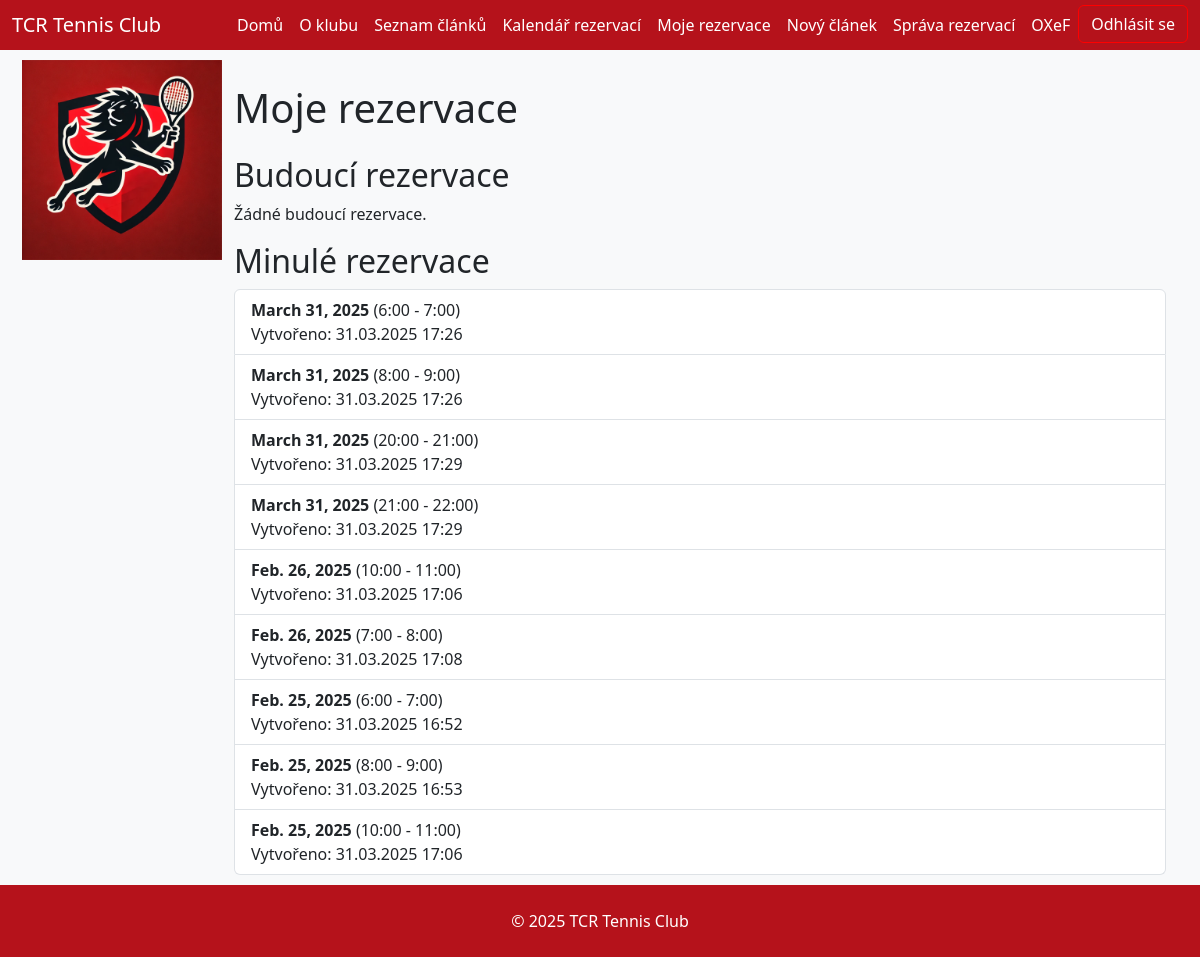
The page /reservation/my_reservations/ (signed in) on the database as committed earlier.
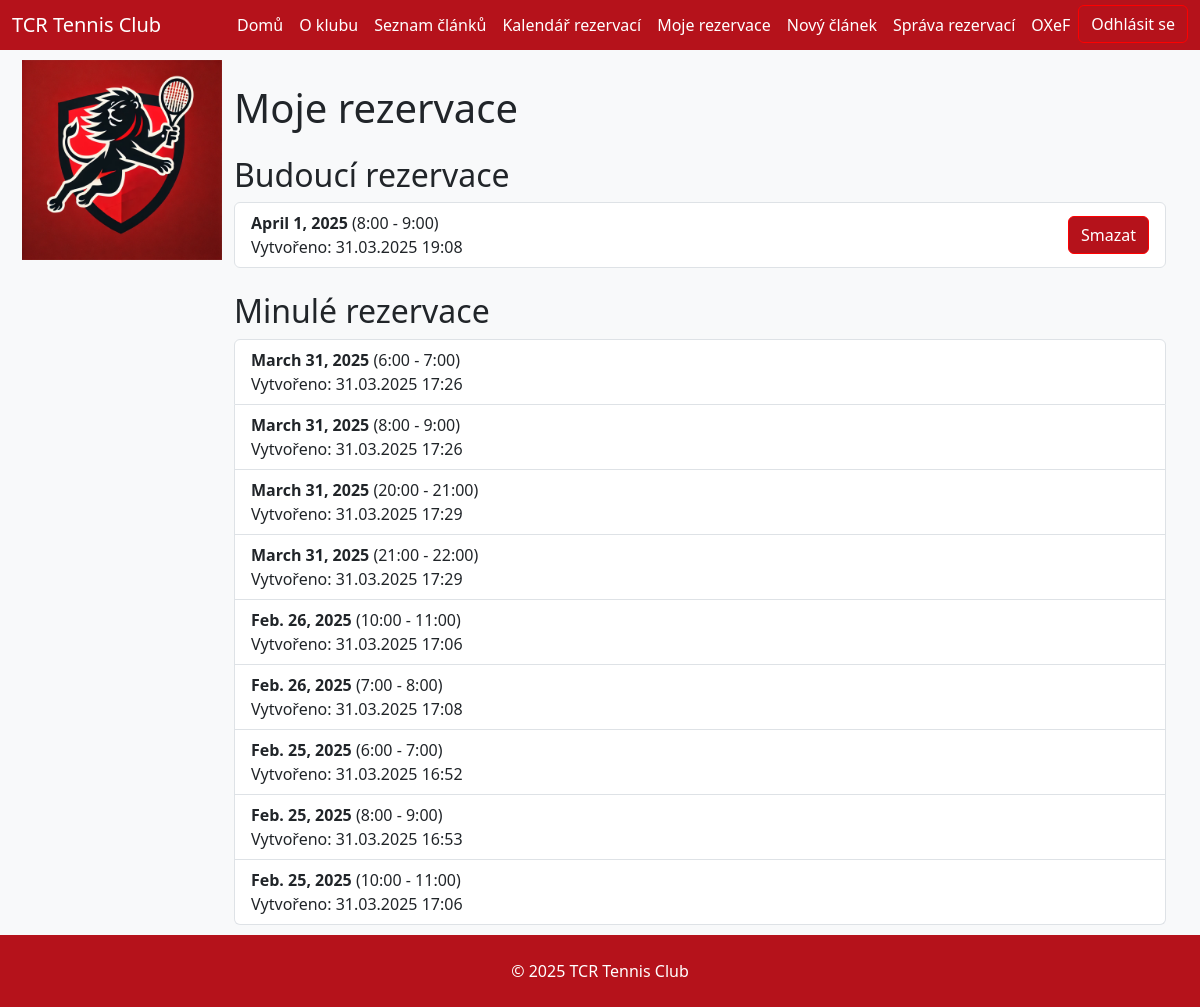
The same page on the database as committed later.
### reservation/models.py (models this page shows, shortened)
class Reservation(models.Model):
    user = models.ForeignKey(
        settings.AUTH_USER_MODEL,  # Použijeme dynamický odkaz na custom uživatele
        on_delete=models.CASCADE,
        related_name='reservations'
    )
    date = models.DateField()
    start_hour = models.PositiveSmallIntegerField()
    end_hour = models.PositiveSmallIntegerField()
    created_at = models.DateTimeField(auto_now_add=True)
    updated_at = models.DateTimeField(auto_now=True)
    class Meta:
        constraints = [
            models.CheckConstraint(
                check=models.Q(start_hour__gte=6) & models.Q(start_hour__lte=21),
                name='valid_start_hour'
            ),
            models.CheckConstraint(
                check=models.Q(end_hour__gte=7) & models.Q(end_hour__lte=22),
                name='valid_end_hour'
            ),
            models.CheckConstraint(
                check=models.Q(end_hour__gt=models.F('start_hour')),
                name='end_after_start'
            ),
        ]
        ordering = ['date', 'start_hour']

### reservation/views.py (the view)
# urls.py: path('my_reservations/', views.my_reservations_view, name='my_reservations'),
def my_reservations_view(request):
    if not request.user.is_authenticated:
        return render(request, "my_reservation.html")
    now = timezone.now().date()
    future_reservations = Reservation.objects.filter(user=request.user, date__gte=now).order_by("date")
    past_reservations = Reservation.objects.filter(user=request.user, date__lt=now).order_by("-date")
    context = {
        "future_reservations": future_reservations,
        "past_reservations": past_reservations,
    }
    return render(request, "my_reservation.html", context)

### reservation/templates/my_reservation.html (shortened to what this page needs)
{% extends "base.html" %}
{% load static %}
{% block content %}
  {% if not user.is_authenticated %}
    <p class="text-center">Pro zobrazení rezervací se přihlašte.</p>
  {% else %}
    <div class="my-reservations container mt-4">
      <h1 class="mb-4">Moje rezervace</h1>
      <h2>Budoucí rezervace</h2>
      {% if future_reservations %}
        <ul class="list-group mb-4">
          {% for reservation in future_reservations %}
            <li class="list-group-item d-flex justify-content-between align-items-center">
              <div>
                <strong>{{ reservation.date }}</strong>
                ({{ reservation.start_hour }}:00 - {{ reservation.end_hour }}:00)
                <br>
                Vytvořeno: {{ reservation.created_at|date:"d.m.Y H:i" }}
              </div>
              <form action="{% url 'delete_reservation' reservation.id %}" method="post" class="m-0">
                <button type="submit" class="btn btn-custom">Smazat</button>
              </form>
            </li>
          {% endfor %}
        </ul>
      {% else %}
        <p>Žádné budoucí rezervace.</p>
      {% endif %}
      <h2>Minulé rezervace</h2>
      {% if past_reservations %}
        <ul class="list-group">
          {% for reservation in past_reservations %}
            <li class="list-group-item">
              <strong>{{ reservation.date }}</strong>
              ({{ reservation.start_hour }}:00 - {{ reservation.end_hour }}:00)
              <br>
              Vytvořeno: {{ reservation.created_at|date:"d.m.Y H:i" }}
            </li>
          {% endfor %}
        </ul>
      {% else %}
        <p>Žádné minulé rezervace.</p>
      {% endif %}
    </div>
  {% endif %}
{% endblock content %}

Rows that differ between the two databases and show on the page:
added Reservation: date "April 1, 2025", start_hour "8", end_hour "9", created_at "31.03.2025 19:08", shown under "Budoucí rezervace"
Other text that changed with them:
text no longer shown: "Žádné budoucí rezervace."
